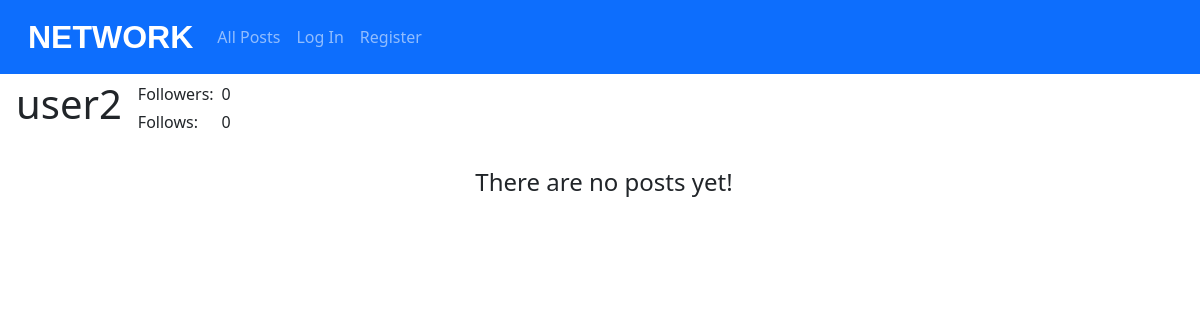
The page /profile/user2 on the database as committed earlier.
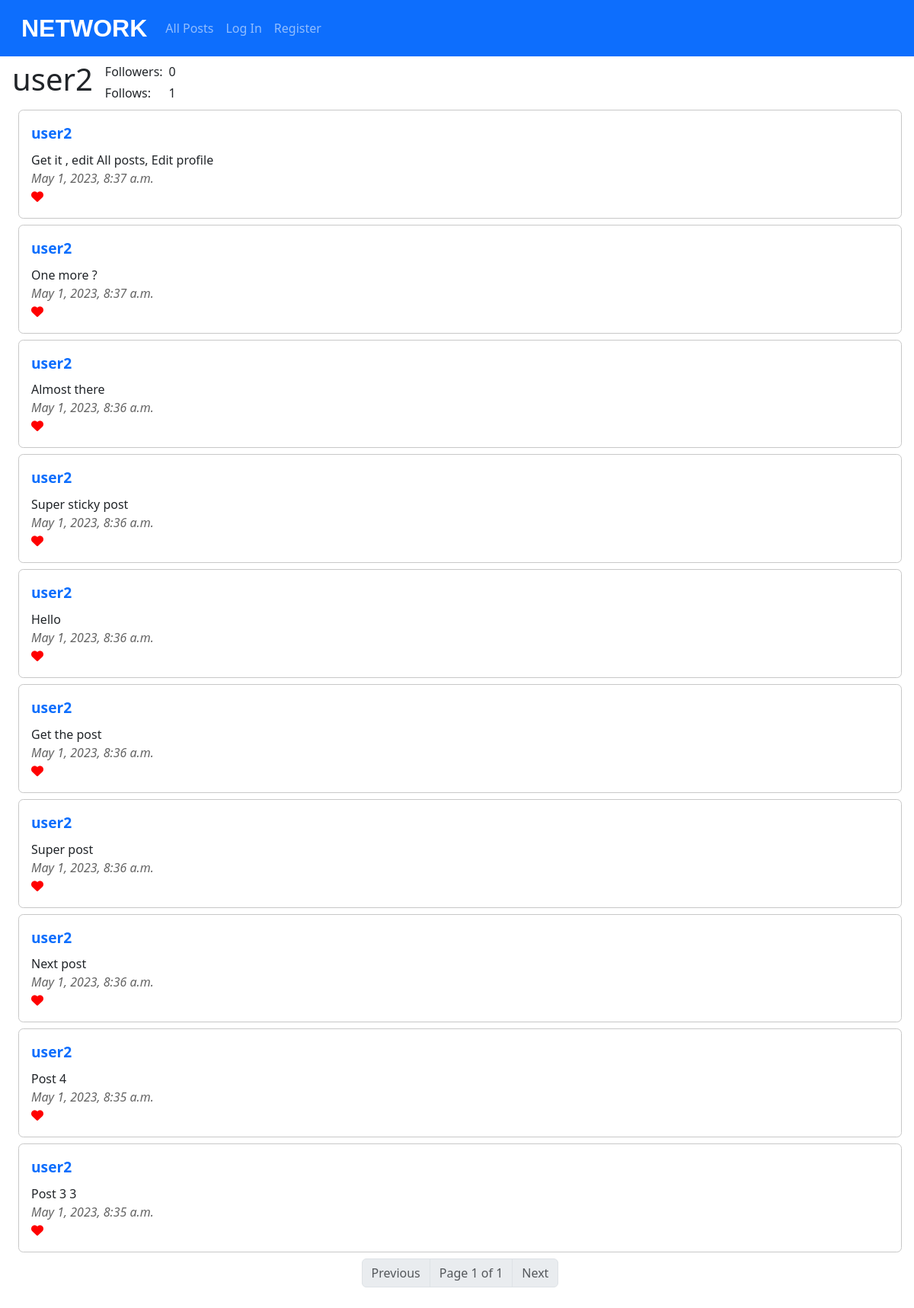
The same page on the database as committed later.
### network/models.py (models this page shows, shortened)
class Post(models.Model):
    body = models.CharField(max_length=640)                                         # Post text
    date = models.DateTimeField(auto_now_add=True)                                  # Creation date
    date_edit = models.DateTimeField(auto_now=True, blank=True)                     # Edit date
    user = models.ForeignKey(User, on_delete=models.CASCADE)                        # User
    likes = models.ManyToManyField(User, blank=True, related_name="users_likes")    # Likes

class User(AbstractUser):
    pass

### network/views.py (the view)
# urls.py: path("profile/<str:user>", views.profile, name="profile"),
def profile(request, user):
    user = get_object_or_404(User, username=user)
    try:
        posts = Post.objects.filter(user = user)
        posts = posts.order_by("-date").all()
        paginator = Paginator(posts, 10)
        page_number = request.GET.get('page')
        page_obj = paginator.get_page(page_number)
    except:
        page_obj = False
    try:
        user_followers = len(Follow.objects.filter(followed_users = user))
    except:
        user_followers = 0
    try:
        user_follows = len(Follow.objects.get(user = user).followed_users.all())
    except:
        user_follows = 0
    current_user = False
    if user.username == str(request.user):
        current_user = True
    logged_in = False
    if request.user.is_authenticated:
        logged_in = True
    return render(request, "network/profile.html",{
        "user_name": user.username,
        "page_obj": page_obj,
        "user_follows": user_follows,
        "user_followers": user_followers,
        "current_user": current_user,
        "logged_in": logged_in
        })

### network/templates/network/profile.html (shortened to what this page needs)
{% extends "network/layout.html" %}
{% block body %}
<div id="profile_div">
    <div id="heading_div">
        <div id="profile_heading"><h1 id="heading_h1">{{ user_name }}</h1></div>
        <div id="profile_info">
            <div id="profile_followers">
                <span id="user_followers_text">Followers: </span>
                <span id="user_followers">{{ user_followers }}</span>
            </div>
            <div id="profile_following">
            <span id="user_following_text">Follows: </span>
            <span id="user_following">{{ user_follows }}</span>
            </div>
        </div>
      </div>
    <div id="profile_posts">
        <div id="all_posts">
            {% if page_obj %}
                {% for post in page_obj %}
                <div class="post">
                    <div class="post_user"><a href="{% url 'profile' post.user %}">{{ post.user }}</a></div>
                    <div class="post_body">{{ post.body }}</div>
                    <div class="post_date">{{ post.date }}</div>
                    {% if user.is_authenticated %}
                    <div class="post_like_button"></div>
                    {% else %}
                    <div class="post_like_icon"><i class="fa-solid fa-heart" style="color: #ff0000" aria-hidden="true"></i></div>
                    {% endif %}
                </div>
                {% endfor %}
                <nav aria-label="Page navigation example">
                    <ul class="pagination justify-content-center">
                    {% if page_obj.has_previous %}
                        <li class="page-item"><a class="page-link" href="?page={{ page_obj.previous_page_number }}">Previous</a></li>
                    {% else %}
                        <li class="page-item disabled"><a class="page-link">Previous</a></li>
                    {% endif %}
                        <li class="page-item disabled"><a class="page-link">Page {{ page_obj.number }} of {{ page_obj.paginator.num_pages }}</a></li>
                    {% if page_obj.has_next %}
                        <li class="page-item"><a class="page-link" href="?page={{ page_obj.next_page_number }}">Next</a></li>
                    {% else %}
                        <li class="page-item disabled"><a class="page-link">Next</a></li>
                    {% endif %}
                    </ul>
                </nav>
            {% else %}
            <h4>There are no posts yet!</h4>
            {% endif %}
        </div>
    </div>
</div>
{% endblock %}

Rows that differ between the two databases and show on the page:
added Post: user "user2", body "Get it , edit All posts, Edit profile", date "May 1, 2023, 8:37 a.m."
added Post: user "user2", body "One more ?", date "May 1, 2023, 8:37 a.m."
added Post: user "user2", body "Almost there", date "May 1, 2023, 8:36 a.m."
added Post: user "user2", body "Super sticky post", date "May 1, 2023, 8:36 a.m."
added Post: user "user2", body "Hello", date "May 1, 2023, 8:36 a.m."
added Post: user "user2", body "Get the post", date "May 1, 2023, 8:36 a.m."
added Post: user "user2", body "Super post", date "May 1, 2023, 8:36 a.m."
added Post: user "user2", body "Next post", date "May 1, 2023, 8:36 a.m."
added Post: user "user2", body "Post 4", date "May 1, 2023, 8:35 a.m."
added Post: user "user2", body "Post 3 3", date "May 1, 2023, 8:35 a.m."
Other text that changed with them:
{{ user_follows }}: "0" → "1"
{{ page_obj.number }}: (not shown) → "1"
{{ page_obj.paginator.num_pages }}: (not shown) → "1"
text no longer shown: "There are no posts yet!"
text now shown: "Previous Page of Next"
